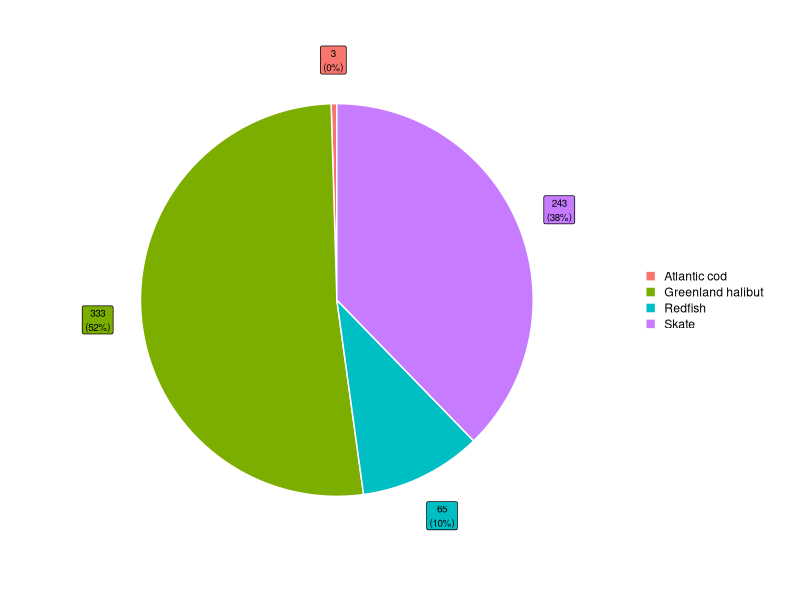
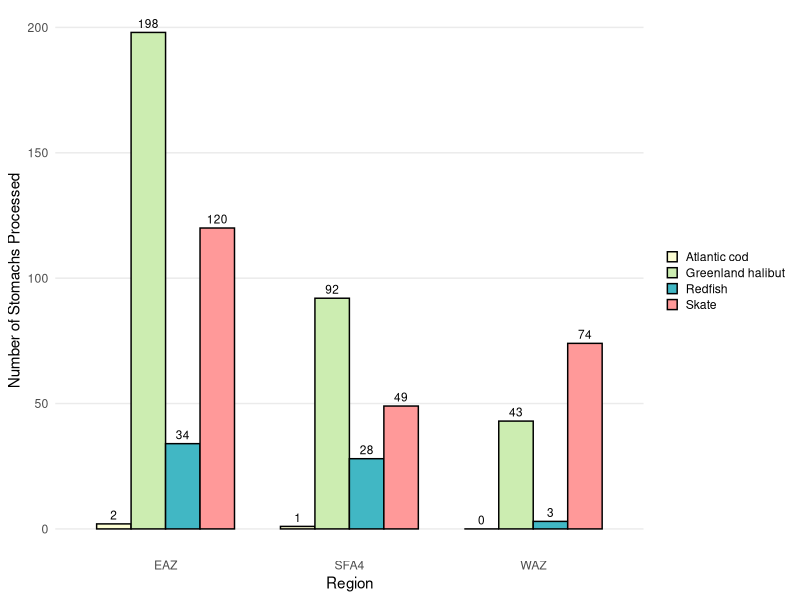
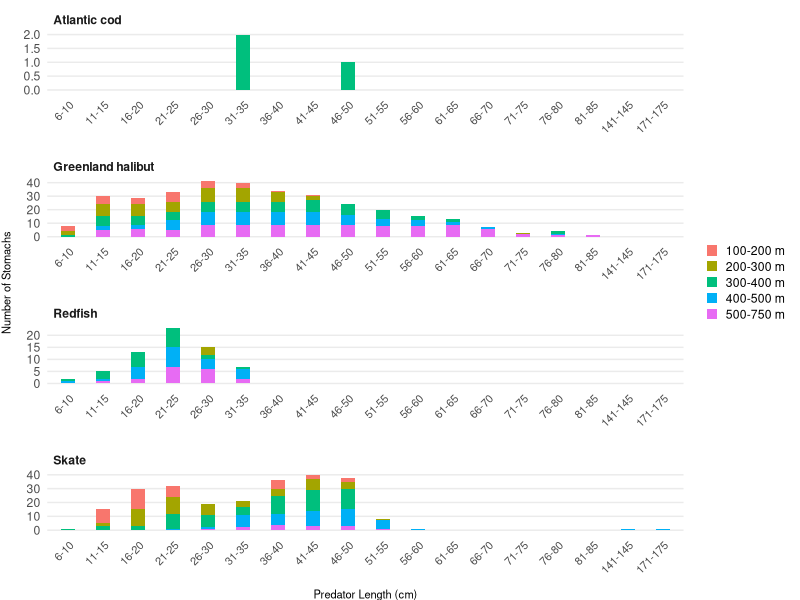

These figures' R source, in order: (Note: this script raises an error after producing the figures.)
## ---- chunk 1
knitr::opts_chunk$set(echo = TRUE) 

# This code chunk sets the parameters for the document code chunks

# The 'include=FALSE' parameter means this particular r chunk won't be shown in the report


######################### Required Packages ####################################


library(ggplot2)
library(tidyverse)
library(dplyr)
library(ggrepel)           # Fig 3: ensures labels don't overlap
library(reshape2)          # Fig 4
library(viridis)                 # Fig 5 - color blind friendly palette
# library(gt)                      # Table formatting
# library(gtExtras)                # Additional table formatting options
library(flextable)        # Table 1 options
# library(kableExtra)       # Table 1 extra Kable options that may only work in HTML
# library(officer)          # helps flextable formatting transfer to Word doc
library(ggtext)             # allows for text formatting in ggplots (Markdown syntax)
library(ggpubr)     # give ggarrange function


######## Setting up the Theme

# At the 5 Minute mark it goes into establishing a universal theme for all charts https://www.youtube.com/watch?v=4KMrOZ_BbKE
    # not sure it would work here because it has charts and tables??

# examples from video is
# theme_set(theme_bw() + theme(title = element_text(colour = "steelblue", face = "bold")))


################# Notes on cross-referencing figures and tables ################


# In the YAML Header, the 'bookdown::word_document2' parameter gives the ability to cross-reference

# I can reference in text using Figure \@ref(fig:label). It hyperlinks it in pdf but not word. It also gives different Figure number in pdf and word. So there are still things to figure out.
  # to cross reference the figure needs a unique code-chunk name, and have a figure caption

# Code chunk names should be one word or separated with '-', not with spaces, '_', or '.'
  #{r code-chunk}

# I can create figure captions by including 'fig.cap=' in the {r code-chunk, fig.cap=caption text}.

  # If text \@ref(fig:label) is included in notes in the R markdown portion, there will be an error that occurs when Knitting. Therefore included here.
## ---- chunk 2

# This code chunk:
    # imports the data
    # manipulates the data it to create the base prey dataframe
    # manipulates the data it to create the base predator dataframe
    # checks & saves the dataframe structures

# The data imported must be structured consistently in order to utilize this coding.

# All code to check dataframe structure are commented out. If not they will produce outputs into the report.


############################ Key Data Structure Assumption #####################

# It is assumed that the imported data will initially have a structure consistent to the example saved immediately below. Particularly the variable names and variable data type (e.g. chr, int, num)



### Example initial imported dataset structure 

# 'data.frame':	2300 obs. of  16 variables:
#  $ content.key: chr  "72138002_892_1_1_-171_212" "72138002_892_1_1_-171_212" "72138002_892_1_1_-171_212" "72138002_892_1_1_-171_212" ...
#  $ prey.sp    : int  9998 9998 9998 9998 4770 4770 4770 4770 9998 9998 ...
#  $ weight     : num  0 0 0 0 0.0015 0.0015 0.0015 0.0015 0 0 ...
#  $ count      : int  0 0 0 0 1 1 1 1 0 0 ...
#  $ pred.sp    : int  892 892 892 892 892 892 892 892 892 892 ...
#  $ length     : int  40 40 40 40 45 45 45 45 52 52 ...
#  $ year       : int  2013 2013 2013 2013 2013 2013 2013 2013 2013 2013 ...
#  $ start.depth: int  823 823 823 823 823 823 823 823 823 823 ...
#  $ end.depth  : int  829 829 829 829 829 829 829 829 829 829 ...
#  $ lat.deg    : int  64 64 64 64 64 64 64 64 64 64 ...
#  $ lat.min    : num  27.9 27.9 27.9 27.9 27.9 ...
#  $ long.deg   : int  57 57 57 57 57 57 57 57 57 57 ...
#  $ long.min   : num  59.8 59.8 59.8 59.8 59.8 ...
#  $ sa.code    : chr  "2G" "RISA" "SFA2EX" "SFA3" ...
#  $ sort.key   : int  10 7 6 8 10 7 6 8 10 7 ...
#  $ trawl.id   : int  72138002 72138002 72138002 72138002 72138002 72138002 72138002 72138002 72138002 72138002 ...


####################### Importing Your Data ####################################


### import data

prey <- read.csv('data/raw/2019_StomachContent_test.csv') 
    # assumes header=TRUE and knows it's separated by commas

str(prey)
    # check initial data structure. Does it match example above?


########################## Creating Base Prey Dataframe ########################


# This code chunk:
    # manipulates the data it to create the base prey dataframe
    # checks & saves the dataframe structure

# 'prey' dataframe: each row is a new prey item per sampled stomachs

# Dataframe transformations:
    # add column with shrimp fishing regions (EAZ, WAZ, SFA4)
    # add column with predator 'category' names (Atlantic code, Greenland halibut, Redfish, Skate)
    # add column with depth range category (100-200 m, 200-300 m, 300-400 m, 400-500 m, 500-750 m)
    # add predator length range category (binned into 5 cm length groups)

# Finish with checking and storing dataframe structure



### Adding 'region' category (WAZ, EAZ, SFA4) 

prey$region = prey$Study.Area  
    # creates new column that is duplicate of sa.code, and renames to pred. name

prey <- prey %>% 
  mutate(region=recode(region, "RISA"="EAZ", "SFA2EX"="EAZ", "SFA3" = "WAZ",
                       "2G" = "SFA4"))
    # renaming values in the prey$region column



### Adding predator category

prey$pred.name = prey$OS_ID  
    # creates new column that is duplicate of pred.sp, and renames to pred. name

prey <- prey %>%
  mutate(pred.name=recode(pred.name, "892" = "Greenland halibut",
                          "438" = "Atlantic cod",
                          "792" = "Redfish", "793" = "Redfish", "794" = "Redfish",
                          "997" = "Redfish", "998" = "Redfish",
                          "80" = "Skate", "88" = "Skate", "89" = "Skate",
                          "90" = "Skate", "91" = "Skate", "92" = "Skate",
                          "94" = "Skate", "95" = "Skate", "96" = "Skate",
                          "97" = "Skate"))
    # replaces species codes with predatory categories in new column. 
    # See 'Predator Codes and Names.txt' file in 'Scripts' folder for list of species names attached to each code



### Adding depth range category

# The Access database does have a depth-range column BUT it has with a variety of overlapping ranges.
# Below code creates desired depth ranges based on start-end depths
# This ensures code is repeatable even if new depth ranges are added into the database

prey <- prey %>% 
  mutate(depth = case_when(Start.Depth >= 100 & End.Depth >= 100 & 
                             Start.Depth <= 200 & End.Depth <= 200 ~ "100-200 m",
                           
                           Start.Depth >= 200 & End.Depth >= 200 & 
                             Start.Depth <= 300 & End.Depth <= 300 ~ "200-300 m",
                           
                           Start.Depth >= 300 & End.Depth >= 300 & 
                             Start.Depth <= 400 & End.Depth <= 400 ~ "300-400 m",
                           
                           Start.Depth >= 400 & End.Depth >= 400 & 
                             Start.Depth <= 500 & End.Depth <= 500 ~ "400-500 m",
                           
                           Start.Depth >= 500 & End.Depth >= 500 & 
                             Start.Depth <= 750 & End.Depth <= 750 ~ "500-750 m"))
    # yes multiple categories both use the same 'start/end' points.
    # the combination of requirements within each depth category means there isn't actually overlap



### Adding predator length range category

# Binning the data
prey <- prey %>% 
  mutate(length.range = cut(Length, breaks=seq(from = 0, to = 5.99, by = 5.99))) %>% 
    # sets first bin as < 6
  
  mutate(length.range = cut(Length, breaks=seq(from = 5.99, to = max(Length)+5, by = 5)))   
    # sets remaining bins as # >=6 and <11 (or range 6-10). Etc
    # max(Length) ends the sequence at the length of the longest fish sampled
    # longest fish ends up being excluded with this
    # max(Length)+5 ensures the longest fish will be included


# Reformatting the binned outputs 
prey <- prey %>%
  mutate(length.range = str_replace(length.range, ',', '-')) %>%        
    # replaces , with -
  
  mutate(length.range = gsub("[(]|[]]", '', length.range,)) %>%        
    # removes ( or ]. Equivalent code wasn't working with str_replace
  
  mutate(length.range = str_replace(length.range, "5.99", "6"))  %>%    
    # replaces 5.99 with 6
  
  mutate(length.range = str_replace(length.range, "1$", "0")) %>%       
    # if the last digit is 1, it is replaced with a 0
  
  mutate(length.range = str_replace(length.range, "6$", "5"))           
    # if the last digit is 6, it is replaced with a 5



### Any missing values?

colSums(is.na(prey)) 
    # check if there are any NAs remaining (shows # NA's per column)



### Saving the prey dataframe structure

str(prey) 

# 'data.frame':	1236 obs. of  23 variables:
 
# $ ContentKey        : chr  "62114003_892_3_1_-14_1733" "62114003_892_3_1_-15_1732" "62114003_892_3_1_-16_1728"...
# $ Prey_OS_ID        : int  6967 9998 6967 6967 6967 6967 8020 8020 4950 8530 ...
# $ PreyWt            : num  0.3 NA 0.286 0.091 0.079 ...
# $ Prey_Count        : int  NA NA NA NA NA NA NA NA NA NA ...
# $ OS_ID             : int  892 892 892 892 892 892 892 892 892 892 ...
# $ Length            : num  24.5 20 20 20.5 17 14 37.5 27 27 33 ...
# $ Trawl_ID          : int  62114003 62114003 62114003 62114003 62114003 62114003 62114003 62114003 62114003 ...
# $ Year              : int  2019 2019 2019 2019 2019 2019 2019 2019 2019 2019 ...
# $ Start.Depth       : int  269 269 269 269 269 269 269 269 269 269 ...
# $ End.Depth         : int  271 271 271 271 271 271 271 271 271 271 ...
# $ Depth.Range       : chr  "201-300" "201-300" "201-300" "201-300" ...
# $ Study.Area        : chr  "2G" "2G" "2G" "2G" ...
# $ Scientific.Name   : chr  "REINHARDTIUS HIPPOGLOSSOIDES" "REINHARDTIUS HIPPOGLOSSOIDES" ...
# $ CommonName        : chr  "GREENLAND HALIBUT, TURBOT" "GREENLAND HALIBUT, TURBOT" ...
# $ Start.Lat.Degree  : int  57 57 57 57 57 57 57 57 57 57 ...
# $ Start.Lat.Minutes : num  45.1 45.1 45.1 45.1 45.1 ...
# $ Start.Long.Degree : int  60 60 60 60 60 60 60 60 60 60 ...
# $ Start.Long.Minutes: num  24.2 24.2 24.2 24.2 24.2 ...
# $ FishKey           : chr  "62114003_892_3_1_-14" "62114003_892_3_1_-15" "62114003_892_3_1_-16" ...
# $ region            : chr  "SFA4" "SFA4" "SFA4" "SFA4" ...
# $ pred.name         : chr  "Greenland halibut" "Greenland halibut" "Greenland halibut" "Greenland halibut" ...
# $ depth             : chr  "200-300 m" "200-300 m" "200-300 m" "200-300 m" ...
# $ length.range      : chr  "21-25" "16-20" "16-20" "16-20" ...


###################### Creating Base Predator Dataframe ########################


# This code chunk:
    # manipulates the data it to create the base predator dataframe
    # checks & saves the dataframe structure

# 'pred' dataframe: each row is a new fish that's stomach was sampled 

# Dataframe transformations:
    # check number of fish sampled
    # duplicate prey dataframe
    # remove duplicate fish-id values (from multiple prey found within stomachs)
    # confirm number of sampled fish retained is correct
    # add column for number of stomachs sampled

# Finish with checking and storing dataframe structure



### checking how many unique fish were sampled

length(unique(prey$FishKey))
    # 2019 data: 644 observations



### duplicating base prey dataframe

pred <- prey



### Retain one row per sampled fish

# removing duplicated values for FishKey so that there is one entry per predator
pred <- pred[!duplicated(pred$FishKey),]
    # removes duplicates in FishKey

# CHECK NUMBER VARIABLES! Does it match # unique fish sampled above

 str(pred) 
    # for 2019 data: 644 observations



### Adding category for the number of stomachs sampled per fish

pred$sampled.stomach <- 1 



### Saving Structure of Base Dataframe

# str(pred)

# 'data.frame':	644 obs. of  22 variables:

# $ ContentKey        : chr  "62114003_892_3_1_-14_1733" "62114003_892_3_1_-15_1732" ...
# $ Prey_OS_ID        : int  6967 9998 6967 6967 6967 6967 8020 8020 8530 8020 ...
# $ PreyWt            : num  0.3 NA 0.286 0.091 0.079 ...
# $ Prey_Count        : int  NA NA NA NA NA NA NA NA NA NA ...
# $ OS_ID             : int  892 892 892 892 892 892 892 892 892 892 ...
# $ Length            : num  24.5 20 20 20.5 17 14 37.5 27 33 33.5 ...
# $ Trawl_ID          : int  62114003 62114003 62114003 62114003 62114003 62114003 62114003 62114003 62114003 ...
# $ Year              : int  2019 2019 2019 2019 2019 2019 2019 2019 2019 2019 ...
# $ Start.Depth       : int  269 269 269 269 269 269 269 269 269 269 ...
# $ End.Depth         : int  271 271 271 271 271 271 271 271 271 271 ...
# $ Depth.Range       : chr  "201-300" "201-300" "201-300" "201-300" ...
# $ Study.Area        : chr  "2G" "2G" "2G" "2G" ...
# $ Scientific.Name   : chr  "REINHARDTIUS HIPPOGLOSSOIDES" "REINHARDTIUS HIPPOGLOSSOIDES" ...
# $ CommonName        : chr  "GREENLAND HALIBUT, TURBOT" "GREENLAND HALIBUT, TURBOT" ...
# $ Start.Lat.Degree  : int  57 57 57 57 57 57 57 57 57 57 ...
# $ Start.Lat.Minutes : num  45.1 45.1 45.1 45.1 45.1 ...
# $ Start.Long.Degree : int  60 60 60 60 60 60 60 60 60 60 ...
# $ Start.Long.Minutes: num  24.2 24.2 24.2 24.2 24.2 ...
# $ FishKey           : chr  "62114003_892_3_1_-14" "62114003_892_3_1_-15" "62114003_892_3_1_-16" ...
# $ region            : chr  "SFA4" "SFA4" "SFA4" "SFA4" ...
# $ pred.name         : chr  "Greenland halibut" "Greenland halibut" "Greenland halibut" "Greenland halibut" ...
# $ sampled.stomach      : num  1 1 1 1 1 1 1 1 1 1 ...

## ---- chunk 3

# If we don't include ArcGIS to R code here, then we will want to write code to import an image here. Otherwise the Figure caption/reference will not appear

## ---- chunk 4

# If we don't include ArcGIS to R code here, then we will want to write code to import an image here. Otherwise the Figure caption/reference will not appear}

## ---- chunk 5

# before knitting ensure to comment out in source code:
    # loading libraries
    # importing prey base dataframes (below loading libraries)
    # importing table dataframe (right before creating the table itself)
    # code that produces console outputs except for the final table
        # e.g. str()

# before knitting update the year on any source code outputs:
    # there are 2 'write.csv' codes

## ---- chunk 6

# The purpose of this code chunk is to create Figure 3

# Figure Caption is currently from Polaczek 2023

# The sections of this code chunk are:
    # Creating a new dataframe for Figure 3
    # Creating and Formatting Figure 3 pie chart
    # Recording Additional Geom_Label arguments that we may want to include in further edits 

# Tutorial and experimental codes for Fig 3 are saved in (scripts/draft code/Draft_Script_Fig03_PieChart.R).

# Those notes include other pie chart packages, functions, and arguments that I learned but did not end up using

# Additional notes on geom_label and geom_label_repel are saved at the bottom of (Script_Figure3_PieChart.R)


#################### Creating new dataframe for Figure #########################


# This dataframe will detail the total sum of stomachs sampled per predator category

# All code to check dataframe structure are commented out. If not they will produce outputs into the report.

# library(ggrepel) 
    # included in code chunk 'r setup'



### Create figure dataframe

pred.total <- aggregate(pred$sampled.stomach, list(pred$pred.name), sum)

# pred.total 



### Renaming the columns in the new dataframe

names(pred.total)[names(pred.total) == "Group.1"] <- "pred.name"

names(pred.total)[names(pred.total) == "x"] <- "stomach.total"

# names(pred.total)



### Creating figure labels

pred.total$label <- paste(pred.total$stomach.total, sep = "
", 
                          paste0( "(", round(100 * pred.total$stomach.total / sum(pred.total$stomach.total), 0 ), "%)" ))
    # Label structure will be 'total stomach sampled (% of stomachs)'
    # DO NOT ADJUST THE SPACING AFTER [sep = "..."]. This splits the values into 2 lines. Adding spaces will uncenter second line. 
    # paste() puts spaces between labels
    # paste0() does not have spaces between labels. Which means there is no space between # and % (e.g. 40% vs 40 %)



### Checking Final Database Structure

# str(pred.total)


### Saving Final Database Structure 

# 'data.frame':	4 obs. of  3 variables:
#  $ pred.name    : chr  "Atlantic cod" "Greenland halibut" "Redfish" "Skate"
#  $ stomach.total: num  20 1340 900 40
#  $ label        : chr  "20\n(1%)" "1340\n(58%)" "900\n(39%)" "40\n(2%)"


################### Building and Formatting the Pie Chart ######################


### Creating the pie chart

ggplot(pred.total, aes(x = "", y = stomach.total, fill = pred.name)) +
  
  coord_polar(theta = "y") + 
        # basing the circular coordinates on the y value (stomach.total)
  
  geom_col(color = "white", linewidth = 0.5) + 
       # creates white line separations between pieces
  
  theme_void() + 
        # removes the default theme (grey background & external grid lines)
  
  geom_label(aes(x = 1.65, label = label),  
        # x=# moves labels along 'x-axis'. Goal here is outside the pie chart.
        # label = pred.total$label created above. 
        # with 'aes()' we don't need 'pred.total$..'. Knows we are in 
    size = 2.5, 
        # adjusts size of label text
    position = position_stack(vjus = 0.5), 
        # defines 'y-axis' position of label. 'vjus=0.5' is centered.
    show.legend = FALSE) +
        # Removes geom_label default of adding an 'a' to legend colors
  
  theme(
    legend.title = element_blank(), 
        # removes legend title
    legend.key.size = unit(3, "mm"), 
        # adjusts width of legend color symbols
    legend.key.height = unit(3, "mm"), 
        # adjusts height of legend color symbols
    legend.key.spacing.y = unit(1, "mm"),
        # defines space between legend items
  )

## ---- chunk 7

# The purpose of this code chunk is to create Figure 4

# Figure Caption is currently from Polaczek 2023

# The sections of this code chunk are:
    # Creating a new dataframe for Figure 4
    # Creating and Formatting Figure 4 bar chart

# If desired, additional notes and links to tutorial youtubes/webpages I used to create Figure 4 are recorded in (scripts/draft code/Draft_Script_Fig4_Bar-sample-region.R)

# Those notes include sites and tutorials that assisted me with:
    # Creating figure dataset
    # GGPLOT2 Code for Grouped Pie Charts
    # additional ggplot2 arguments not used in this chart



################### Creating New Dataframe for Fig 4 ###########################

# This dataframe will detail the total sum of stomachs sampled per predator category in each region

# All code to check dataframe structure are commented out. If not they will produce outputs into the report.

# New Dataframe structure will need:
    # Two categorical variables:
        # x-axis: regions
        # fill: predator category
    # One numerical variable: 
        # y-axis: total samples per predator species per region

# library(reshape2) 
    # included in code chunk 'r setup'



### create Fig 4 dataframe: sum stomach samples per species, per region

wide.data <- dcast(pred, region~pred.name, value.var="sampled.stomach", sum)
    # creates a dataframe in a 'wide format' and we will want a 'long format' dataframe
    # Tutorial 1 in Fig 4 draft code doc

# wide.data



### converting 'wide format' to 'long format'

region.total <- melt(data = wide.data,                       
      # melt() converts from wide (sp. spread across rows) to long format (sp. compiled into one row)
                     id.vars = "region",                     
      # id.vars : vector of variables I want to stack
                     measured.vars = c("Atlantic cod",       
                                       "Greenland halibut", 
                                       "Redfish", "Skate"),
      # measured.vars : identifies the columns that have the data I want to stack
                     variable.name = "pred.name",            
      # variable.name : what I want to call the stacked column
                     value.name = "stomach.sum")             
      # value.name : name of the column of my stacked measurements in my output data frame
    
      # Tutorial 2 in Fig 4 draft code doc melt()
    

# region.total



### Checking Final Database Structure

# str(region.total)



### Saving Final Database Structure 

# 'data.frame':	12 obs. of  3 variables:
# $ region     : chr  "EAZ" "SFA4" "WAZ" "EAZ" ...
# $ pred.name  : Factor w/ 4 levels "Atlantic cod",..: 1 1 1 2 2 2 3 3 3 4 ...
# $ stomach.sum: num  2 1 0 198 92 43 34 28 3 120 ...


############### Building and Formatting the Grouped Bar Chart ##################


### Grouped Bar Chart

ggplot(data = region.total,
       aes(fill=pred.name, y=stomach.sum, x=region)) + 
  
  geom_bar(position = position_dodge(),                          
         # makes the bars beside each other while being compatible with additional arguments
           width = 0.75,                                         
         # defines width of bars
           stat="identity",
           color = "black") +                                    
         # makes black boarders around bars
  
  geom_text(aes(label = stomach.sum),                            
         # label bar charts based on y value
            vjust = -0.5,                                        
         # puts labels above bars
            size = 3,                                            
         # changes size of labels
            position = position_dodge(width = 0.75)) +
         # matches the labels with our grouped bars (match widths in geom_text and geom_bar)
  
  scale_fill_manual(values = c("Atlantic cod" = "#FCFED4",       
                               "Greenland halibut" = "#CCEDB1", 
                               "Redfish" = "#41B7C4", 
                               "Skate" ="#FF9999" )) +
        # above assigns colour to particular predator categories
  
  theme_minimal() +                                              
        # minimal theme removes right/left boarders
        # minimal theme places x-axis directly below bars
        # minimal theme removes gray background color
  
  theme(legend.title = element_blank(),                          
        # removes legend title
        legend.key.size = unit(3, "mm"),                         
        # adjusts width of legend color symbols
        legend.key.height = unit(3, "mm"),                       
        # adjusts height of legend color symbols 
        legend.key.spacing.y = unit(1, "mm"),                    
        # defines space between legend items
        panel.grid.minor = element_blank(),                      
        # removes all minor grid-lines 
        panel.grid.major.x = element_blank()) +                  
        # removes grid-lines along the x-axis
  
  labs(x = "Region",                                             
        # x-axis title
       y = "Number of Stomachs Processed",)                      
        # y-axis title

## ---- chunk 8
# The purpose of this code chunk is to create Figure 5

# The sections of this code chunk are:
    # Creating and Formatting Figure 5 paneled-bar chart

# No creation of a new dataframe is required for Fig 5


# This figure will detail the total sum of stomachs sampled per size class within each depth stratum.
    # Different panel for each predator category

# Figure structure will need:
    # Three categorical variables:
        # x-axis: predator length
        # fill: depth range
        # facet: predator category
    # One numerical variable:
        # y-axis: sum stomach samples that falls within categories


# If desired, old/test code and additional links to tutorial youtubes/webpages I used to create Figure 5 are recorded in (scripts/draft code/Draft_Script_Fig5_Stomach-by-Length.R)

# Those notes include sites and tutorials that assisted me with:
    # Data structure for figure
    # Building faceted stacked bar charts
    # Formatting faceted stacked bar charts
    # Unused but Interesting ggplot2 arguments
    # Creating a Base Theme for R Markdown Plots


############### Building and Formatting the Grouped Bar Chart ##################


### Faceted Stacked Bar Chart

ggplot(pred, aes(reorder(length.range, Length))) +  
  # orders the X-axis categories based on numerical length of fish
  # basically makes ggplot see and order the x-axis as numbers vs text
  
  geom_bar(aes(fill = depth),
           position = "stack",
           stat="count",
           width = 0.4) +   # changes the width of the bars 
  
  facet_wrap(~ pred.name, 
             nrow = 5, 
             scale = "free_y",
             axes = "all_x") +
  
  theme_minimal() + 
  
  theme(axis.text.x = element_text(angle = 45,hjust = 1, size = 8 ),
        axis.title = element_text(size = 8),
        axis.title.y = element_text(vjust = +3),                 # pulls y-axis title away from chart
        axis.title.x = element_text(vjust = -2),                 # pulls x-axis title away from chart
        legend.title = element_blank(),                          # removes legend title
        legend.key.size = unit(3, "mm"),                         # adjusts width of legend color symbols
        legend.key.height = unit(3, "mm"),                       # adjusts height of legend color symbols
        legend.key.spacing.y = unit(1, "mm"),                    # defines space between legend items
        panel.grid.minor = element_blank(),                      # removes all minor grid-lines
        panel.grid.major.x = element_blank(),
        panel.spacing = unit(13, 'point'),                         # adds space between panels
        strip.text = element_text(face = "bold",      # bolds the panel titles
                                  hjust = 0)) +       # pulls panel titles to the top left
  
  labs(x = "Predator Length (cm)",
       y = "Number of Stomachs")
## ---- chunk 9

# before knitting ensure to comment out in source code:
    # loading libraries
    # importing xxxx base dataframes (below loading libraries)
    # importing table dataframe (right before creating the table itself)
    # code that produces console outputs except for the final table
        # e.g. str()

# before knitting update the year on any source code outputs:
    # xxxxxxxxxxxxxxxxxxx there are 2 'write.csv' codes

## ---- chunk 10

# {file = 'Script_Table02_Stomachs-Full-Empty.R'}

# before knitting ensure to comment out in source code:
    # loading libraries
    # importing xxxx base dataframes (below loading libraries)
    # importing table dataframe (right before creating the table itself)
    # code that produces console outputs except for the final table
        # e.g. str()

# before knitting update the year on any source code outputs:
    # xxxxxxxxxxxxxxxxxxx there are 2 'write.csv' codes

### Creating new dataframe for Table 2

stomach.ratio  <- pred %>%               # create new dataframe based on 'pred'                    
    
  select(Prey_OS_ID,                    # subsets dataframe by selected columns
         pred.name, 
         length.range, 
         sampled.stomach) %>%


  
### Assigning Full vs Empty Stomachs
    # if I add these in, THEN I MUST FILTER STOMACHS FROM PREY DATABASE THAT ONLY HAVE THESE
    # THIS IS KEY - the pred df has indiscriminately removed duplicates. 
        # Fine for Empty Stomachs.
        # NOT fine when there could have been multiple prey/objects in stomachs
    # other potential 'Empty Stomachs' codes:
        # 2222 = Plant
        # unknown????? (if yes, 10746-10750)
        # other. 9981 (sand), 9982 (stone), 9983 (shells), 9993 (bait), 9995 (other offal), 10757 (mud)
        
  
  mutate(Full = ifelse(Prey_OS_ID == 9998,     # create new column 'Full' with values based on logical check
                       0,                      # value if logical check is TRUE
                       1)) %>%                 # value if logical check is FALSE
 
   mutate(Empty = ifelse(Prey_OS_ID == 9998,   # Prey_OS_ID of 9998 = 'Empty'
                        1,
                        0))  %>%


### Assigning Groups for Table Layout 

# desiring stomach data summed and displayed by:
    # fish length group (column 1) and 
    # predator category group (rows) 
  
  group_by(length.range, pred.name) %>%        # group by specified categories


                                            
### Sum Stomach Data by Groups
  
# sums the specified values by the grouped categories
    # e.g. total 'full' stomachs by predator length and category
    # creates new dataframe that contains:
        # grouped variables (e.g. length.range, pred.name)
        # new columns containing the summarized values defined in summarise()

  summarise('Full' = sum(Full),                 # 'New Column' = sum('Old Column') 
            'Empty' = sum(Empty),
            'Total' = sum(sampled.stomach),
            .groups = "keep")  %>%              # tells R to keep current group structure
                                                # gives warning that goes into Markdown document if '.groups' not specified

  

### Final Table Structure Formatting

# merge predator categories with the full, empty, total columns.
  
    # columns will now be 'stomach-predator' (e.g. Full-Greenland Halibut)  
    # rows will be predator length
  
  pivot_wider(names_from = pred.name,                       # categorical values to pull from rows to columns
              values_from = c(Full, Empty, Total)) %>%      # numerical values to fill in those columns

  
# Re-Ordering Columns 
  
  relocate(contains('cod'), .after = length.range) %>%     # moves any column with name containing 'cod' to the right of length.range
  relocate(contains('Greenland'), .after = contains('cod')) %>%
  relocate(contains('Red'), .after = contains('Green'))  %>%


# Re-Order Rows from Smallest to Largest Fish

    # length.range not naturally sorted because format is 6-10 vs 006-10
    # so I added 0s, sorted, then removed the extra 0s
  
  mutate(length.range = str_pad(length.range,     # code adds 0s to start of length.range string (6 becomes 006)
                                width=6,          # strings <6 characters will be padded until they =6 characters
                                pad = "0")) %>%   # padding with 0s
                                                  # width = 6 bumps all strings to ###- (006-, 016-, 141-)
  
  arrange(length.range) %>%                       # sort smallest to largest now that length.range strings equal character length before '-'
  
  mutate(length.range = str_replace(length.range, # removing the extra zeros for Table formatting
                                    "^0{1,}",     # select 1+ '0's at the beginning of strings
                                    "")) %>%         # remove selected '0's
  
  
# Replace 0 and NA values with '-' 
    # I could not select and replace across the entire dataframe within dyplr
    # I had to use Base R for Step 2
    # Step 1: replacing 'NA' with 0 in dyplr (replace)
    # Step 2: replacing '0' with '-' in base R (lapply) and stringr (str_replace_all)
    

  replace(is.na(.), 0)                                 # if there are NA's, replace with 0

stomach.ratio <- data.frame(lapply(stomach.ratio, function(x){    # honestly - I don't know what above code does but it works
  str_replace_all(x,                                              # will be related to the code in the above line. But Idk who it actually works
                  "(?<!\\S)0(?!\\S)",                             # select '0' with nothing before or after
                  "-")                                            # replace with '-'
})) 


################################# Build Table #################################

### Create Table 2

flextable(stomach.ratio) %>%
  add_header_row(top = TRUE,
                 values = c("", "Atlantic cod", "Greenland halibut", "Redfishes", "Skates"),
                 colwidths = c(1, 3, 3, 3, 3)) %>%

 set_header_labels(length.range = "Size Class",        # renames columns
                   Full_Atlantic.cod = "Full",
                   Empty_Atlantic.cod = "Empty",
                   Total_Atlantic.cod = "Total",
                   Full_Greenland.halibut = "Full",
                   Empty_Greenland.halibut = "Empty",
                   Total_Greenland.halibut = "Total",
                   Full_Redfish = "Full",
                   Empty_Redfish = "Empty",
                   Total_Redfish = "Total",
                   Full_Skate = "Full",
                   Empty_Skate = "Empty",
                   Total_Skate = "Total")  %>%

  bg(bg = "lightgray", part = "header") %>%             # defines header colour
  bold(part = "header")  %>%                             # header text bold

  align(part = "all", align = "center") #  %>%             # centers the entire document
  
#  set_caption(caption = "Number of full, empty, and total (full and empty) stomachs collected for Atlantic Cod (Gadus morhua), Greenland Halibut (Reinhardtius hippoglossides), redfishes (Sebastes sp.), and skates (Rajidae) within each size class.")  #%>%
    # adds caption that R Markdown incorporates
  
#   footnote(i = 2,                                                     # second row
#            j = grep("Full", colnames(stomach.ratio), value = TRUE),   # columns in df containing "Full"
#            part = "header",                                           # apply symbol to header
#            ref_symbols = "1",                                         # specify reference symbol
#            value = as_paragraph("A full stomach is any stomach that was not empty and contained prey items other than only parasites and/or only 
# mucous.")) %>%                                                        # footnote text
#   
#   footnote(i = 2, 
#            j = grep("Empty", colnames(stomach.ratio), value = TRUE),
#            part = "header",
#            ref_symbols = "2",
#            value = as_paragraph("Total length (cm) was used to measure all predators."))

## ---- chunk 11

# This creates an outside border

f6 +
  theme(plot.background = element_rect(colour = "black", 
                                       fill = NA,
                                       linewidth = 1))

## ---- chunk 12

# outside border per panel. Legend below without border

f6ab <- f6a +
  theme(plot.background = element_rect(colour = "black", fill = NA, linewidth = 1))

f6bb <- f6b +
  theme(plot.background = element_rect(colour = "black", fill = NA, linewidth = 1))

ggarrange(f6ab, f6bb,                   # combine figure f6a and f6b into one plot
          ncol = 2,                   # have figures on two columns (nrow = 1 should yield same result)
          labels = "auto",            # label figures in lowercase a, b
          common.legend = TRUE,       # both figures share a common legend
          legend = "bottom",           # place the shared legend on the bottom
          font.label = list(face = "plain")) 

## ---- chunk 13

# outside border per panel and outside figure border

ggarrange(f6ab, f6bb,                   # combine figure f6a and f6b into one plot
          ncol = 2,                   # have figures on two columns (nrow = 1 should yield same result)
          labels = "auto",            # label figures in lowercase a, b
          common.legend = TRUE,       # both figures share a common legend
          legend = "bottom",           # place the shared legend on the bottom
          font.label = list(face = "plain")) +
  
  theme(plot.background = element_rect(colour = "black", fill = NA, linewidth = 1))
## ---- chunk 14

# before knitting ensure to comment out in source code:
    # loading libraries
    # importing xxxx base dataframes (below loading libraries)
    # importing table dataframe (right before creating the table itself)
    # code that produces console outputs except for the final table
        # e.g. str()

# before knitting update the year on any source code outputs:
    # xxxxxxxxxxxxxxxxxxx there are 2 'write.csv' codes

# fig.height = 5, fig.width = 8,

## ---- chunk 15

# This creates an outside border

f8 +
  theme(plot.background = element_rect(colour = "black", 
                                       fill = NA,
                                       linewidth = 1))
## ---- chunk 16

# outside border per panel. Legend below without border

f8ab <- f8a +
  theme(plot.background = element_rect(colour = "black", fill = NA, linewidth = 1))

f8bb <- f8b +
  theme(plot.background = element_rect(colour = "black", fill = NA, linewidth = 1))

ggarrange(f8ab, f8bb,                   # combine figure f6a and f6b into one plot
          ncol = 2,                   # have figures on two columns (nrow = 1 should yield same result)
          labels = "auto",            # label figures in lowercase a, b
          common.legend = TRUE,       # both figures share a common legend
          legend = "bottom",           # place the shared legend on the bottom
          font.label = list(face = "plain")) 

## ---- chunk 17

# outside border per panel and outside figure border

ggarrange(f8ab, f8bb,                   # combine figure f6a and f6b into one plot
          ncol = 2,                   # have figures on two columns (nrow = 1 should yield same result)
          labels = "auto",            # label figures in lowercase a, b
          common.legend = TRUE,       # both figures share a common legend
          legend = "bottom",           # place the shared legend on the bottom
          font.label = list(face = "plain")) +
  
  theme(plot.background = element_rect(colour = "black", fill = NA, linewidth = 1))

## ---- chunk 18

# This section will export the dataframes you have created.

# !! Make sure you update the years appropriately or old data will be written over !!

write.csv(prey, file="data/processed/2019rm_basePrey.csv")
    # base prey dataframe

write.csv(pred, file="data/processed/2019rm_basePred.csv")
    # base predator dataframe

write.csv(pred.total, file="data/processed/2019_F3_pred.total.csv")
    # Fig 3 dataframe

write.csv(region.total, file="data/processed/2019rm_F4_region.total.csv")
    # Fig 4 dataframe
